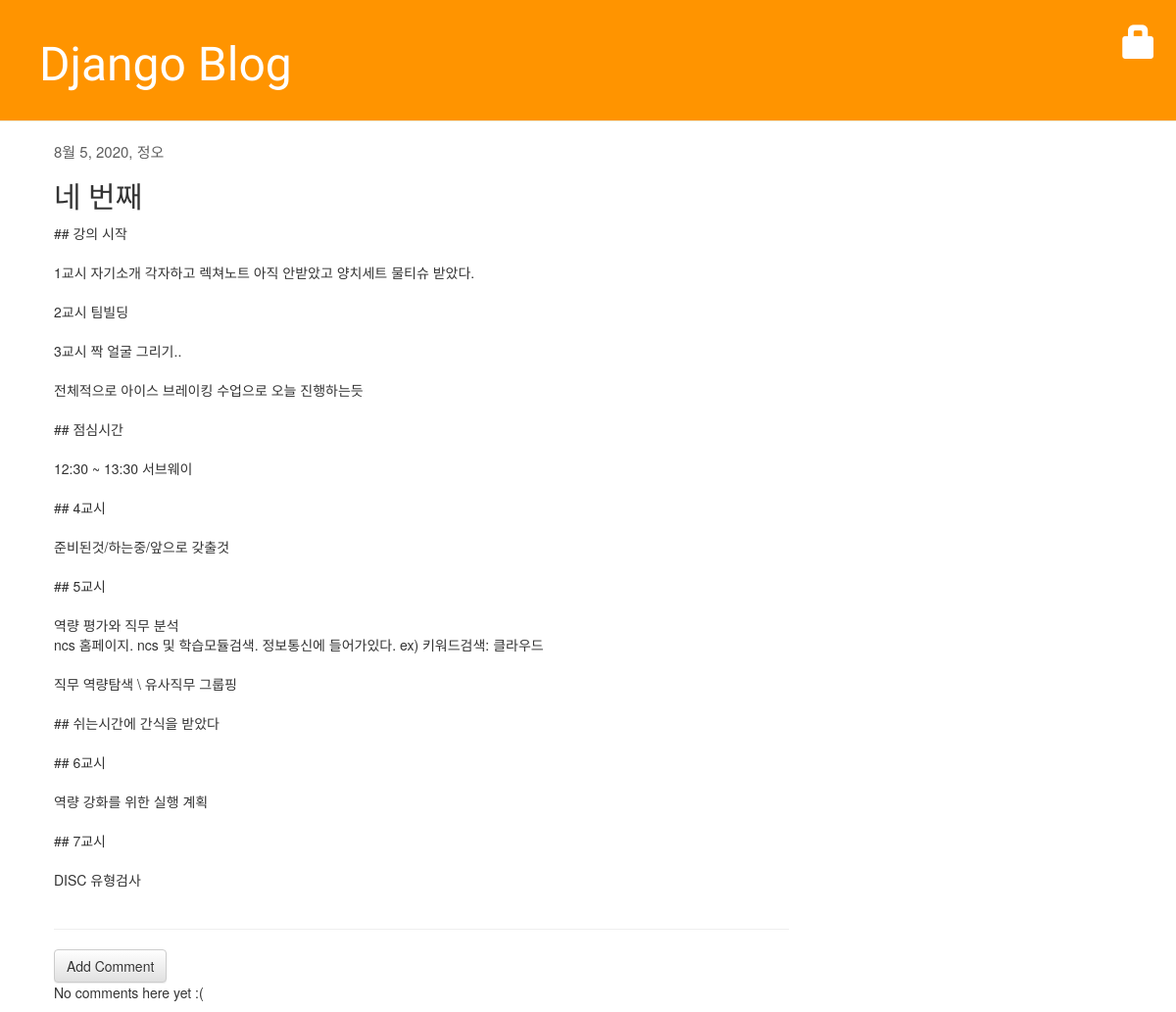
Page /post/4/ on the earlier database version.
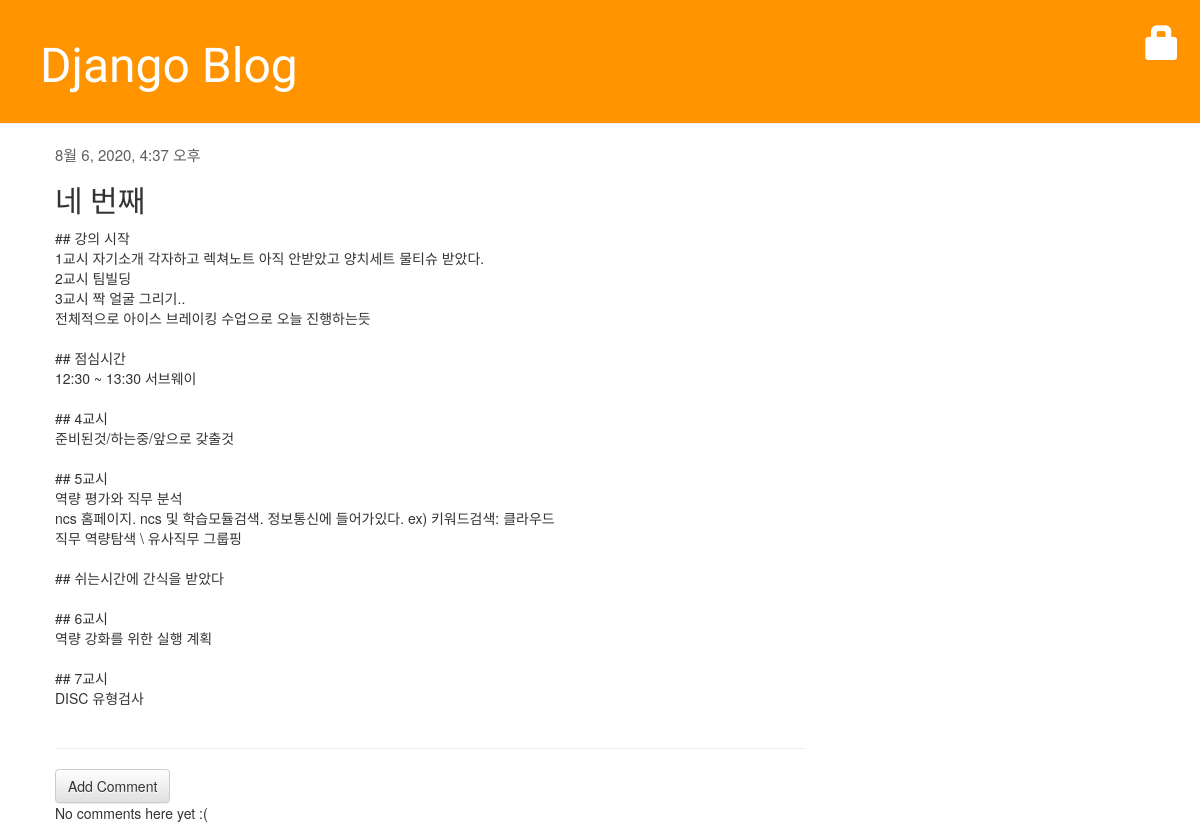
Same page on the later database version.
### blog/models.py (models this page shows, shortened)
class Post(models.Model):
    author = models.ForeignKey('auth.User', on_delete=models.CASCADE)
    title = models.CharField(max_length=200, validators=[min_length_3_validator])
    text = models.TextField()
    created_data = models.DateTimeField(default=timezone.now)
    published_date = models.DateTimeField(blank=True, null=True)

### blog/views.py (the view)
# urls.py: path('post/<int:pk>/', views.post_detail, name='post_detail'),
def post_detail(request, pk):
    post = get_object_or_404(Post, pk=pk)
    return render(request, 'blog/post_detail.html', {'post':post})

### blog/templates/blog/post_detail.html (shortened to what this page needs)
{% extends 'blog/base.html' %}
{% block content %}
    <div class="post">
        {% if post.published_date %}
        <div class="date">
            {{ post.published_date }}
        </div>
        {% endif %}
        <div>
            <h2>{{ post.title }}</h2>
        </div>
        <div>
            <p>{{ post.text|linebreaksbr }}</p>
        </div>
    </div>
<hr>
<a class="btn btn-default" href="{% url 'add_comment_to_post' pk=post.pk %}">Add Comment</a>
{% for comment in post.comments.all %}
    <div class="comment">
        <div class="date">
            {{ comment.created_date }}
            {% if not comment.approved_comment %}
                <a class="btn btn-default" href="{% url 'comment_remove' pk=comment.pk %}">
                    <span class="glyphicon glyphicon-remove"></span>
                </a>
                <a class="btn btn-default" href="{% url 'comment_approve' pk=comment.pk %}">
                    <span class="glyphicon glyphicon-ok"></span>
                </a>
            {% endif %}
        </div>
        <strong>{{comment.author}}</strong>
        <p>{{comment.text|linebreaksbr}}</p>
    </div>
{% empty %}
    <p>No comments here yet :( </p>
{% endfor %}
{% endblock %}

### blog/templates/blog/base.html (shortened to what this page needs)
<!DOCTYPE html>
{% load static %}
<html lang="en">
<head>
    <link rel="stylesheet" href="https://stackpath.bootstrapcdn.com/bootstrap/3.4.1/css/bootstrap.min.css">
    <link rel="stylesheet" href="https://stackpath.bootstrapcdn.com/bootstrap/3.4.1/css/bootstrap-theme.min.css">
    <link rel="stylesheet" href="{% static 'css/blog.css' %}">
</head>
<body>
<div class="page-header">
    {% if user.is_authenticated %}
        <a href="{% url 'post_new' %}" class="top-menu">
            <span class="glyphicon glyphicon-plus"></span>
        </a>
        <p class="top-menu"> Hello, {{user.username}}<small><a href="{% url 'logout'  %}?next={{request.path}}">Logout</a></small></p>
    {% else %}
        <a href="{% url 'login' %}" class="top-menu">
            <span class="glyphicon glyphicon-lock"></span>
        </a>
    {% endif %}
    <h1><a href="/"> Django Blog</a></h1>
</div>
<div class="content container">
    <div class="row">
        <div class="col-md-8">
            {% block content %}
            {% endblock %}
        </div>
    </div>
</div>
</body>
</html>

### blog/static/css/blog.css (style rules this page uses)
.page-header { background-color: #ff9400; margin-top: 0; padding: 20px 20px 20px 40px; }
.page-header h1, .page-header h1 a, .page-header h1 a:visited, .page-header h1 a:active { color: #ffffff; font-size: 36pt; text-decoration: none; }
h1, h2, h3, h4 { font-family: 'Lobster', cursive; }
.content { margin-left: 40px; }
.post { margin-bottom: 40px; }
.date { color: #5e5e5e; font-size:15px; }
.top-menu, .top-menu:hover, top-menu:visited { color: white; font-size: 26pt; float: right; }

Differences in the rows shown:
changed Post "네 번째": published_date "8월 5, 2020, 정오" → "8월 6, 2020, 4:37 오후"
